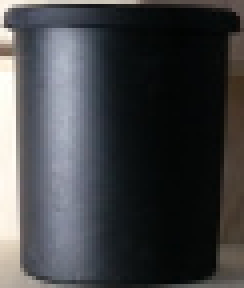
#> input picture img/can.png, 61 x 72 px (shown 4 times larger)
$ python test.py   (older library calls are emulated)
#> lines starting #> are read from the running program, lines starting #| are printed output that depends on the picture; pictures that were not available may be replaced by others from this repository, and a replacement may not be noted
import numpy as np
import cv2
from matplotlib import pyplot as plt

img1 = cv2.imread('can.png',0)          # queryImage
#> img1: shape (72, 61); min 2, max 254, mean 65.3
img2 = cv2.imread('IMG_20150227_091453.jpg',0) # trainImage
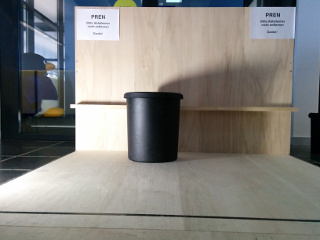
#> input picture img/1.jpg, 320 x 240 px, given in place of IMG_20150227_091453.jpg, which was not available
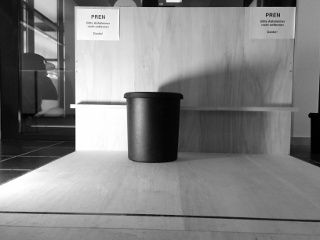
#> img2: shape (240, 320); min 0, max 255, mean 130.7

# Initiate SIFT detector
orb = cv2.ORB()

# find the keypoints and descriptors with SIFT
kp1, des1 = orb.detectAndCompute(img1,None)
#> kp1 = (); des1 = None
kp2, des2 = orb.detectAndCompute(img2,None)
#> kp2 = 313 keypoints; strongest (x, y, size): (71, 106, 31), (74, 101, 31), (73, 103, 31), (71, 107, 44.6)

# create BFMatcher object
bf = cv2.BFMatcher(cv2.NORM_HAMMING, crossCheck=True)

# Match descriptors.
matches = bf.match(des1,des2)
#> matches = ()

# Sort them in the order of their distance.
matches = sorted(matches, key = lambda x:x.distance)
#> matches = []

# Draw first 10 matches.
# img3 = drawMatches(img1,kp1,img2,kp2,matches[:10])
img3 = cv2.drawKeypoints(img2,kp2,color=(0,255,0), flags=0)
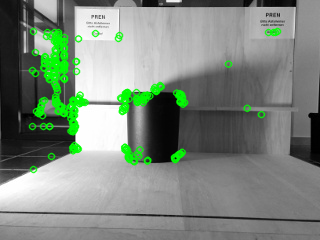
#> img3: shape (240, 320, 3); mean of channels 0, 1, 2 125.2, 136.9, 125.2; drawn as B, G, R
plt.imshow(img3),plt.show()
